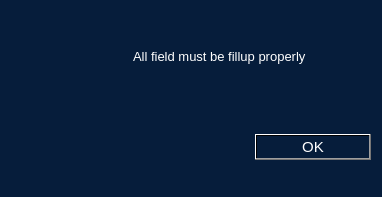
<?xml version="1.0" encoding="UTF-8"?>
<ui version="4.0">
 <class>Fill</class>
 <widget class="QDialog" name="Fill">
  <property name="geometry">
   <rect>
    <x>0</x>
    <y>0</y>
    <width>382</width>
    <height>197</height>
   </rect>
  </property>
  <property name="windowTitle">
   <string>error</string>
  </property>
  <property name="windowOpacity">
   <double>0.900000000000000</double>
  </property>
  <property name="styleSheet">
   <string notr="true">background-color: qlineargradient(spread:pad, x1:0, y1:1, x2:0, y2:1, stop:0 rgba(6, 29, 59, 255));
color: rgb(255, 255, 255);</string>
  </property>
  <layout class="QGridLayout" name="gridLayout">
   <item row="0" column="0">
    <widget class="QLabel" name="label">
     <property name="styleSheet">
      <string notr="true">image: url(:/img/img/warning.png);</string>
     </property>
     <property name="text">
      <string/>
     </property>
    </widget>
   </item>
   <item row="0" column="1" colspan="2">
    <widget class="QLabel" name="label_2">
     <property name="font">
      <font>
       <pointsize>10</pointsize>
      </font>
     </property>
     <property name="styleSheet">
      <string notr="true">color: rgb(255, 255, 255);</string>
     </property>
     <property name="text">
      <string>All field must be fillup properly</string>
     </property>
    </widget>
   </item>
   <item row="1" column="0" colspan="2">
    <spacer name="horizontalSpacer">
     <property name="orientation">
      <enum>Qt::Horizontal</enum>
     </property>
     <property name="sizeHint" stdset="0">
      <size>
       <width>235</width>
       <height>78</height>
      </size>
     </property>
    </spacer>
   </item>
   <item row="1" column="2">
    <widget class="QPushButton" name="pushButton">
     <property name="font">
      <font>
       <pointsize>11</pointsize>
      </font>
     </property>
     <property name="text">
      <string>OK</string>
     </property>
     <property name="autoDefault">
      <bool>false</bool>
     </property>
     <property name="flat">
      <bool>false</bool>
     </property>
    </widget>
   </item>
  </layout>
 </widget>
 <resources/>
 <connections/>
</ui>
